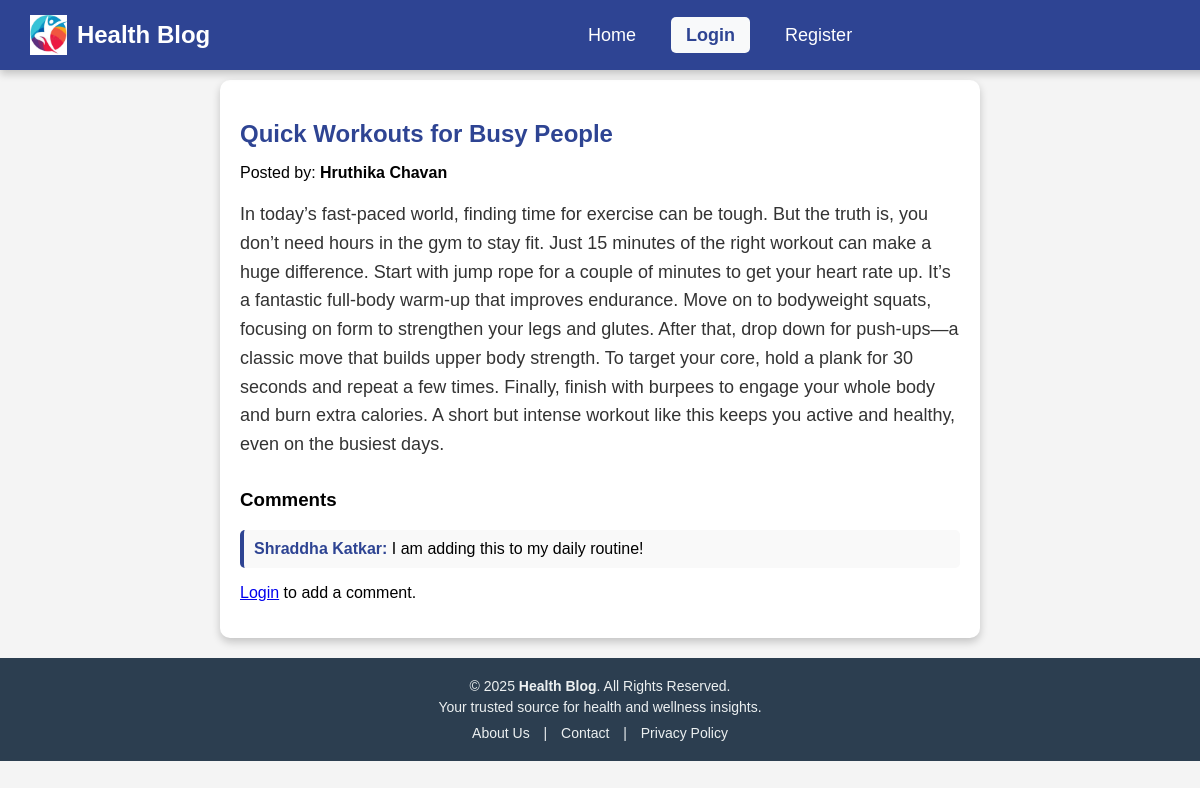
Screenshot of /post.php?id=3 with the database file from the repository.
### tables this page shows
CREATE TABLE `posts` (
  `post_id` int(11) NOT NULL,
  `username` varchar(150) NOT NULL,
  `title` varchar(255) NOT NULL,
  `content` text NOT NULL,
  `created_at` timestamp NOT NULL DEFAULT current_timestamp(),
  `category` varchar(255) NOT NULL
);

CREATE TABLE `comments` (
  `comment_id` int(11) NOT NULL,
  `username` varchar(150) NOT NULL,
  `post_id` int(11) NOT NULL,
  `comment` text NOT NULL,
  `created_at` timestamp NOT NULL DEFAULT current_timestamp()
);

### post.php (the view, shortened to what this page needs)
<?php
include 'db.php';
$post_id = intval($_GET['id']);
$post_query = $conn->query("SELECT * FROM posts WHERE post_id = $post_id");
$result=$conn->query("SELECT username FROM posts WHERE post_id=$post_id");
$row=$result->fetch_assoc();
$user=$row['username'];
$post = $post_query->fetch_assoc();
$comments = $conn->query("SELECT * FROM comments WHERE post_id = $post_id ORDER BY created_at DESC");
?>
<!DOCTYPE html>
<html>
<head>
</head>
<body>
    <?php include 'header.php'; ?>
    <div class="container">
        <h2><?php echo $post['title']; ?></h2>
        <p class="author">Posted by: <strong><?php echo $user; ?></strong></p>
        <p class="content"><?php echo $post['content']; ?></p>
        <div class="comments-section">
            <h3>Comments</h3>
            <?php while ($row = $comments->fetch_assoc()): ?>
                <div class="comment">
                    <strong><?php echo $row['username']; ?>:</strong>
                    <?php echo $row['comment']; ?>
                </div>
            <?php endwhile; ?>
            <?php if (isset($_SESSION['username'])): ?>
                <form method="POST">
                    <textarea name="comment" required placeholder="Write your comment..."></textarea>
                    <button type="submit" class="btn">Add Comment</button>
                </form>
            <?php else: ?>
                <p><a href="login.php">Login</a> to add a comment.</p>
            <?php endif; ?>
        </div>
    </div>
    <?php include 'footer.php'; ?>
</body>
</html>

### post.php (style rules this page uses)
body { font-family: Arial, sans-serif; margin: 0; padding-top: 80px; background-color: #f4f4f4; text-align: center; }
.container { width: 60%; margin: auto; background: white; padding: 20px; box-shadow: 0px 4px 8px rgba(0, 0, 0, 0.2); border-radius: 10px; margin-bottom: 20px; text-align: left; }
h2 { color: #2e4493; margin-bottom: 10px; }
.content { font-size: 18px; color: #333; line-height: 1.6; }
.comments-section { margin-top: 30px; }
.comment { background: #f9f9f9; padding: 10px; margin-bottom: 10px; border-left: 4px solid #2e4493; border-radius: 5px; }
.comment strong { color: #2e4493; }

### rows the page displays
posts: title "Quick Workouts for Busy People", username "Hruthika Chavan", content "In today’s fast-paced world, finding time for exercise can be tough. But the truth is, you don’t need hours in the gym to stay fit. Just 15 minutes of the right workout can make a huge difference. Start with jump rope for a couple of minutes to get your heart rate up. It’s a fantastic full-body warm-up that improves endurance. Move on to bodyweight squats, focusing on form to strengthen your legs and glutes. After that, drop down for push-ups—a classic move that builds upper body strength. To target your core, hold a plank for 30 seconds and repeat a few times. Finally, finish with burpees to engage your whole body and burn extra calories. A short but intense workout like this keeps you…"
comments: username "Shraddha Katkar", comment "I am adding this to my daily routine!"
